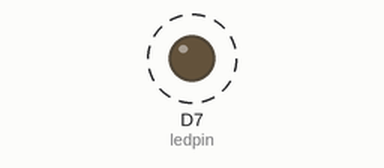
This sketch was run on a simulated ESP8266 (NodeMCU). On the bench: output pins drawn as LEDs (lit = HIGH). Dashed ring = blinking. What the sketch prints to the serial monitor is not drawn.

Above: at 0.5 s.
Timing chart, 0 to 4.6 s (numbered marks = the images above):
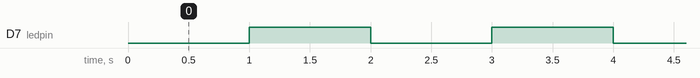

Measured:
- by itself, D7 (ledpin): alternates HIGH for 1.0 s and LOW for 1.0 s

The sketch:

led.ino
```cpp
int tempolamp;
int ledpin;

void setup() {
  // put your setup code here, to run once:
  ledpin=D7;
  Serial.begin(115200);

   /* switch on led */
   pinMode(ledpin, OUTPUT);
   tempolamp=1000;

}

void loop() {
  // put your main code here, to run repeatedly:

   digitalWrite(ledpin, LOW);
   Serial.println("low");
   delay(tempolamp);
   digitalWrite(ledpin, HIGH);
   Serial.println("high");
   delay(tempolamp);
}
```
